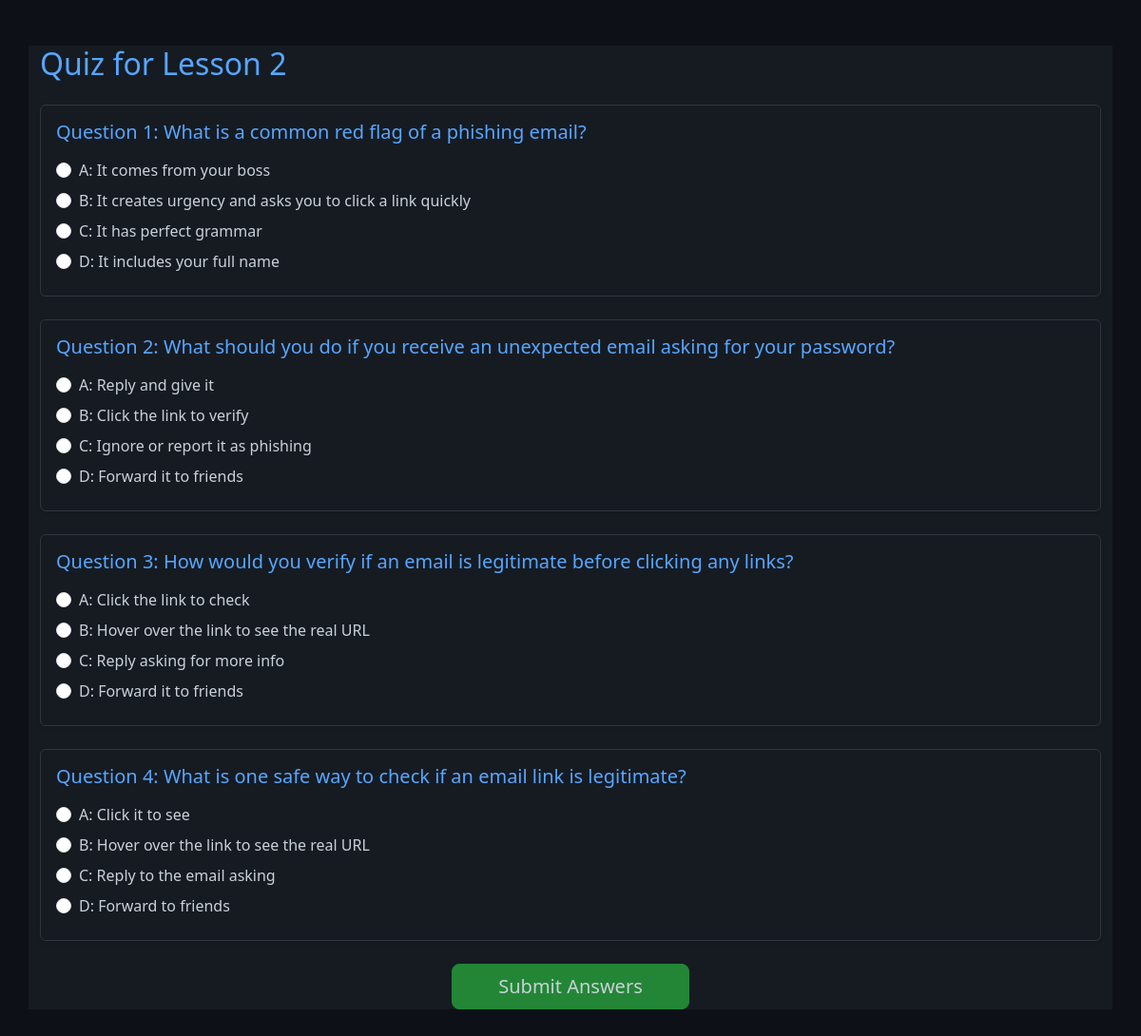
The page /quiz.php?lesson_id=2 (signed in) on the database its author committed.
### tables this page shows
CREATE TABLE `questions` (
  `id` int(11) NOT NULL,
  `lesson_id` int(11) NOT NULL,
  `question` text NOT NULL,
  `options` text DEFAULT NULL,
  `correct_answer` varchar(255) NOT NULL,
  `type` enum('mcq','short') DEFAULT 'mcq'
);

### quiz.php (the view, shortened to what this page needs)
<?php
include 'db_connect.php';
$lesson_id = $_GET['lesson_id'] ?? 0;
$stmt = $conn->prepare("SELECT * FROM questions WHERE lesson_id = ?");
$stmt->execute([$lesson_id]);
$questions = $stmt->fetchAll(PDO::FETCH_ASSOC);
?>
<!DOCTYPE html>
<html lang="en">
<head>
    <link href="https://cdn.jsdelivr.net/npm/bootstrap@5.3.3/dist/css/bootstrap.min.css" rel="stylesheet">
    <link href="style.css" rel="stylesheet">
</head>
<body class="container mt-5 mb-5">
    <h2 class="mb-4">Quiz for Lesson <?= htmlspecialchars($lesson_id) ?></h2>
    <?php if (empty($questions)): ?>
        <div class="alert alert-warning">
            No questions available for this lesson yet.
        </div>
    <?php else: ?>
        <form method="POST">
            <?php $q_number = 1; ?>
            <?php foreach ($questions as $q): ?>
                <div class="card mb-4 shadow-sm">
                    <div class="card-body">
                        <h5 class="card-title mb-3">
                            Question <?= $q_number++ ?>: <?= htmlspecialchars($q['question']) ?>
                        </h5>
                        <?php
                        $opts = array_map('trim', explode(',', $q['options'] ?? ''));
                        ?>
                        <?php foreach ($opts as $opt): ?>
                            <?php
                            $opt = trim($opt);
                            if (preg_match('/^([A-D])\s*[:.)]?\s*(.+)$/i', $opt, $matches)) {
                                $letter = strtoupper($matches[1]);
                                $text   = trim($matches[2]);
                            } else {
                                $letter = '';
                                $text   = $opt;
                            }
                            ?>
                            <div class="form-check mb-2">
                                <input type="radio"
                                       name="answer_<?= $q['id'] ?>"
                                       id="opt_<?= $q['id'] ?>_<?= htmlspecialchars($letter) ?>"
                                       value="<?= htmlspecialchars($letter) ?>"
                                       class="form-check-input"
                                       required>
                                <label class="form-check-label" for="opt_<?= $q['id'] ?>_<?= htmlspecialchars($letter) ?>">
                                    <?= htmlspecialchars($letter ? $letter . ': ' . $text : $text) ?>
                                </label>
                            </div>
                        <?php endforeach; ?>
                    </div>
                </div>
            <?php endforeach; ?>
            <div class="text-center mt-4">
                <button type="submit" class="btn btn-primary btn-lg px-5">
                    Submit Answers
                </button>
            </div>
        </form>
    <?php endif; ?>
</body>
</html>

### style.css (style rules this page uses)
* { box-sizing: border-box; }
html, body { background-color: #0d1117 !important; color: #c9d1d9 !important; margin: 0; padding: 0; min-height: 100vh; }
.container, .card, .alert, .table, .form-control, .btn { background-color: #161b22 !important; border-color: #30363d !important; color: #c9d1d9 !important; }
.btn-primary { background-color: #238636 !important; border-color: #238636 !important; }
h1, h2, h3, h4, h5, h6 { color: #58a6ff !important; }

### rows shown on the page
questions: question "What is a common red flag of a phishing email?", text "A: It comes from your boss", text "B: It creates urgency and asks you to click a link quickly", text "C: It has perfect grammar", text "D: It includes your full name"
questions: question "What should you do if you receive an unexpected email asking for your password?", text "A: Reply and give it", text "B: Click the link to verify", text "C: Ignore or report it as phishing", text "D: Forward it to friends"
questions: question "How would you verify if an email is legitimate before clicking any links?", text "A: Click the link to check", text "B: Hover over the link to see the real URL", text "C: Reply asking for more info", text "D: Forward it to friends"
questions: question "What is one safe way to check if an email link is legitimate?", text "A: Click it to see", text "B: Hover over the link to see the real URL", text "C: Reply to the email asking", text "D: Forward to friends"

### other values the page prints
$lesson_id "2"
